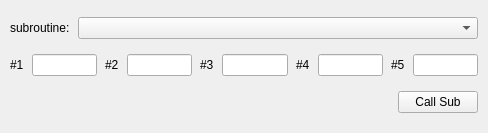
<?xml version="1.0" encoding="UTF-8"?>
<ui version="4.0">
 <class>MainWindow</class>
 <widget class="QMainWindow" name="MainWindow">
  <property name="geometry">
   <rect>
    <x>0</x>
    <y>0</y>
    <width>488</width>
    <height>133</height>
   </rect>
  </property>
  <property name="windowTitle">
   <string>Call Sub</string>
  </property>
  <widget class="QWidget" name="centralwidget">
   <layout class="QVBoxLayout" name="verticalLayout">
    <property name="spacing">
     <number>8</number>
    </property>
    <property name="leftMargin">
     <number>10</number>
    </property>
    <property name="topMargin">
     <number>10</number>
    </property>
    <property name="rightMargin">
     <number>10</number>
    </property>
    <property name="bottomMargin">
     <number>10</number>
    </property>
    <item>
     <layout class="QHBoxLayout" name="horizontalLayout_7">
      <item>
       <widget class="QLabel" name="label">
        <property name="text">
         <string>subroutine:</string>
        </property>
       </widget>
      </item>
      <item>
       <widget class="QComboBox" name="subComboBox">
        <property name="sizePolicy">
         <sizepolicy hsizetype="Expanding" vsizetype="Fixed">
          <horstretch>0</horstretch>
          <verstretch>0</verstretch>
         </sizepolicy>
        </property>
       </widget>
      </item>
     </layout>
    </item>
    <item>
     <layout class="QHBoxLayout" name="horizontalLayout_6">
      <item>
       <layout class="QHBoxLayout" name="horizontalLayout">
        <item>
         <widget class="QLabel" name="label_2">
          <property name="text">
           <string>#1</string>
          </property>
         </widget>
        </item>
        <item>
         <widget class="QLineEdit" name="argEntry_1"/>
        </item>
       </layout>
      </item>
      <item>
       <layout class="QHBoxLayout" name="horizontalLayout_2">
        <item>
         <widget class="QLabel" name="label_3">
          <property name="text">
           <string>#2</string>
          </property>
         </widget>
        </item>
        <item>
         <widget class="QLineEdit" name="argEntry_2"/>
        </item>
       </layout>
      </item>
      <item>
       <layout class="QHBoxLayout" name="horizontalLayout_3">
        <item>
         <widget class="QLabel" name="label_4">
          <property name="text">
           <string>#3</string>
          </property>
         </widget>
        </item>
        <item>
         <widget class="QLineEdit" name="argEntry_3"/>
        </item>
       </layout>
      </item>
      <item>
       <layout class="QHBoxLayout" name="horizontalLayout_4">
        <item>
         <widget class="QLabel" name="label_5">
          <property name="text">
           <string>#4</string>
          </property>
         </widget>
        </item>
        <item>
         <widget class="QLineEdit" name="argEntry_4"/>
        </item>
       </layout>
      </item>
      <item>
       <layout class="QHBoxLayout" name="horizontalLayout_5">
        <item>
         <widget class="QLabel" name="label_6">
          <property name="text">
           <string>#5</string>
          </property>
         </widget>
        </item>
        <item>
         <widget class="QLineEdit" name="argEntry_5"/>
        </item>
       </layout>
      </item>
     </layout>
    </item>
    <item>
     <layout class="QHBoxLayout" name="horizontalLayout_8">
      <item>
       <spacer name="horizontalSpacer">
        <property name="orientation">
         <enum>Qt::Horizontal</enum>
        </property>
        <property name="sizeHint" stdset="0">
         <size>
          <width>615</width>
          <height>14</height>
         </size>
        </property>
       </spacer>
      </item>
      <item>
       <widget class="QPushButton" name="callSubButton">
        <property name="text">
         <string>Call Sub</string>
        </property>
       </widget>
      </item>
     </layout>
    </item>
   </layout>
  </widget>
  <widget class="QMenuBar" name="menubar">
   <property name="geometry">
    <rect>
     <x>0</x>
     <y>0</y>
     <width>488</width>
     <height>20</height>
    </rect>
   </property>
  </widget>
 </widget>
 <resources/>
 <connections/>
</ui>
